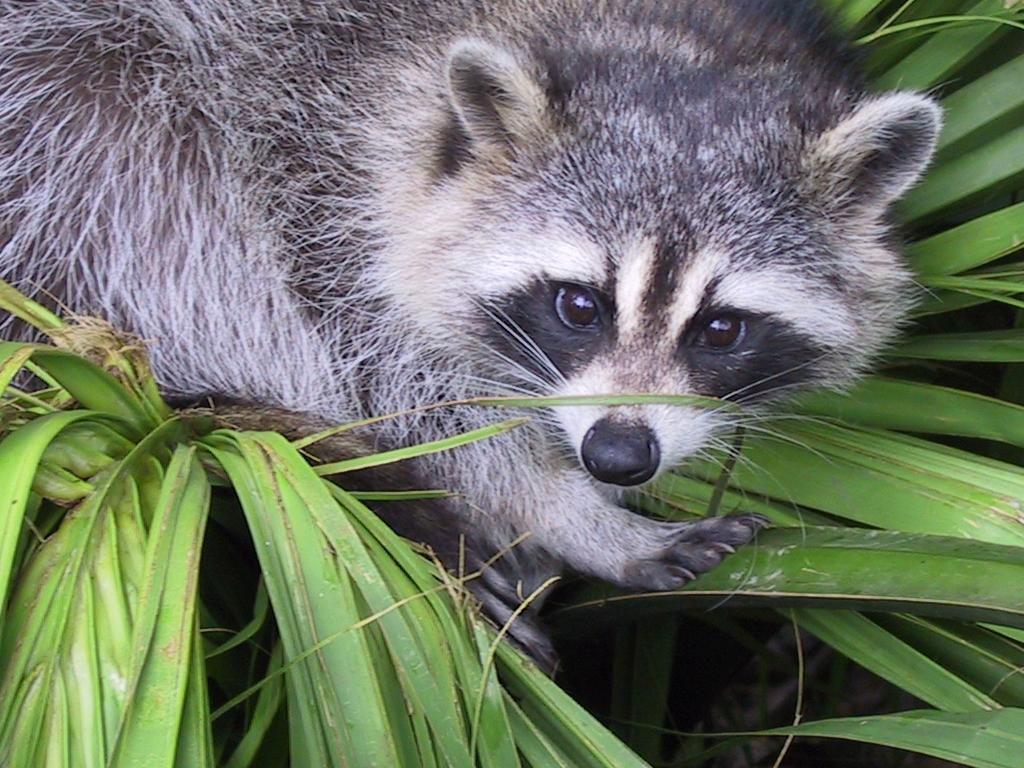
#> input picture Array/animal.jpeg, 1024 x 768 px
$ python rotate.py
#> lines starting #> are read from the running program, lines starting #| are printed output that depends on the picture
### Array/ex02/load_image.py
from PIL import Image
import numpy as np
import matplotlib as plt

def ft_load(path: str) -> np.array:
    '''this function jsut load a picture and print some information about it'''
#> called with path = '../animal.jpeg'
    try:
        with Image.open(path) as img:
#> img is the input picture: PIL image 1024x768 RGB; mean R, G, B 110.7, 117.7, 102.1
            if img.format not in ['JPEG', 'JPG']:
                raise ValueError("Unsupported image format. Only JPG and JPEG are supported.")
            print(f"Image format: {img.format}")
#| Image format: JPEG
            img = img.convert('RGB')
            img_array = np.array(img)
            print(f"The shape of image is: {img_array.shape}")
#| The shape of image is: (768, 1024, 3)
            print(img_array)
#> (printed output is left out)
            return img_array
    except Exception as e:
        print(f"Error: {e}")
        return None


# if __name__ == "__main__":
#     print(ft_load("landscape.jpg"))

### Array/ex04/rotate.py
from PIL import Image
import numpy as np
import matplotlib.pyplot as plt
from load_image import ft_load


def cut_and_transpose_image(path: str):
    '''This function cuts a square part from the image, transposes it,
    and displays the result'''
    try:
        img_array = ft_load(path)
        if img_array is None:
            return
        height, width, _ = img_array.shape
#> height = 768; width = 1024
        square_img_array = img_array[height//4:3*height//4, width//4:3*width//4]
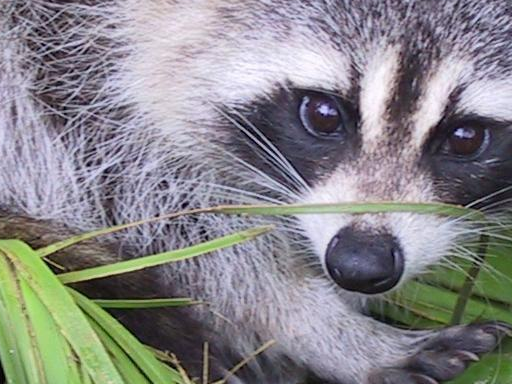
#> square_img_array: shape (384, 512, 3); mean R, G, B 135.4, 134.4, 137.1
        # Convert to grayscale by averaging the RGB channels
        square_img_array_gray = np.mean(square_img_array, axis=2,
                                        keepdims=True).astype(np.uint8)
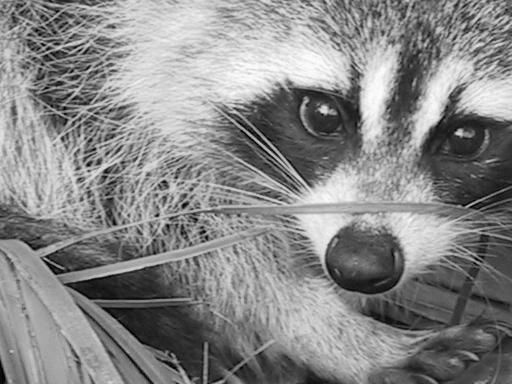
#> square_img_array_gray: shape (384, 512, 1); min 0, max 254, mean 135.3
        print(f"The shape of the square image is: {square_img_array_gray.shape}")
#| The shape of the square image is: (384, 512, 1)
        print(square_img_array_gray)
#> (printed output is left out)
        transposed_img_array = np.zeros((square_img_array_gray.shape[1],
                                         square_img_array_gray.shape[0]),
                                        dtype=square_img_array_gray.dtype)
        for i in range(square_img_array_gray.shape[0]):
            for j in range(square_img_array_gray.shape[1]):
                transposed_img_array[j, i] = square_img_array_gray[i, j].item()
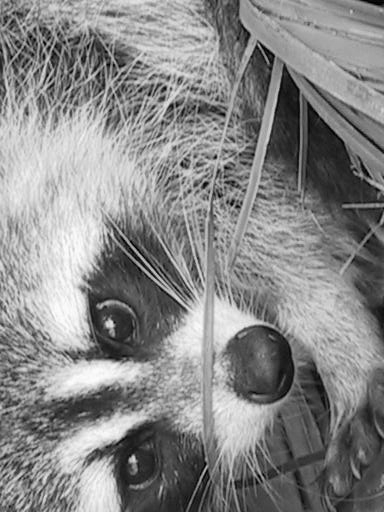
#> transposed_img_array: shape (512, 384); min 0, max 254, mean 135.3
        print(f"New shape after Transpose: {transposed_img_array.shape}")
#| New shape after Transpose: (512, 384)
        print(transposed_img_array)
#> (printed output is left out)
        # Display the transposed image
        plt.imshow(transposed_img_array, cmap='gray')
        plt.xlabel('X-axis')
        plt.ylabel('Y-axis')
        plt.show()
        # Save the transposed image to a file
        transposed_img = Image.fromarray(transposed_img_array)
        transposed_img.save("transposed_animal.jpeg")
    except Exception as e:
        print(f"Error: {e}")


if __name__ == "__main__":
    cut_and_transpose_image("../animal.jpeg")

$ run again, with Array/landscape.jpg copied over Array/animal.jpeg
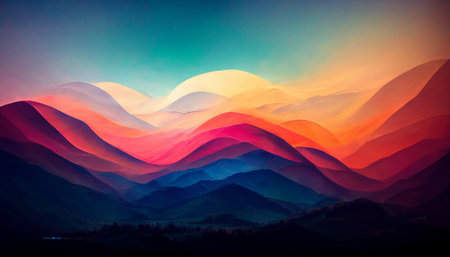
#> input picture Array/landscape.jpg, 450 x 257 px
#> in ft_load, img is the input picture: PIL image 450x257 RGB; mean R, G, B 98.7, 79.1, 89.1
#| Image format: JPEG
#| The shape of image is: (257, 450, 3)
#> (printed output is left out)
#> in cut_and_transpose_image, `square_img_array_gray = np.mean(square_img_array, axis=2, keepdims=Tru..`:
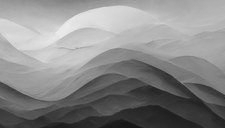
#> square_img_array_gray: shape (128, 225, 1); min 21, max 239, mean 136
#| The shape of the square image is: (128, 225, 1)
#> (printed output is left out)
#> after the loop in cut_and_transpose_image, `for i in range(square_img_array_gray.shape[0]):`:
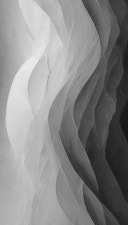
#> transposed_img_array: shape (225, 128); min 21, max 239, mean 136
#| New shape after Transpose: (225, 128)
#> (printed output is left out)
